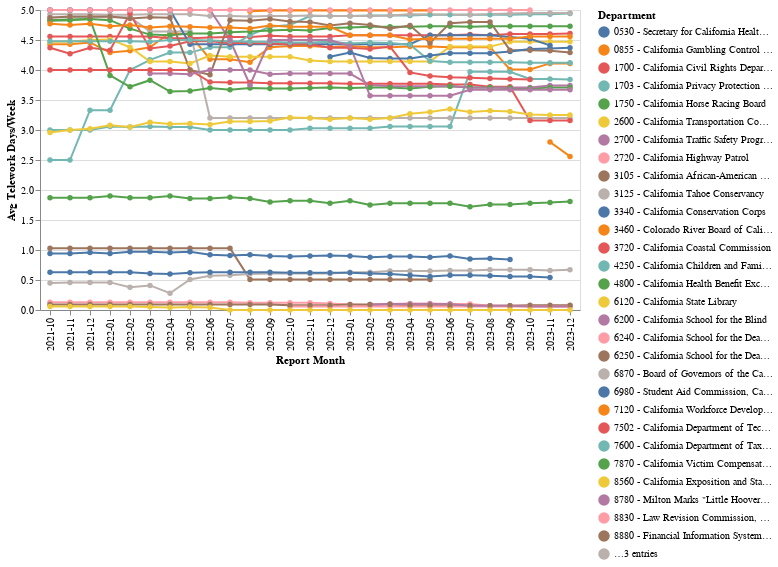

The notebook cell this image was saved under:
### Code cell
make_line(
    telework_day_tr[telework_day_tr["Department"].str.contains("California")], 
    x_col="Report Month", 
    y_col="Avg Telework Days/Week", 
    color="Department"
)

### Figure 1 — Vega-Lite specification as saved in the notebook (floating-point values rounded to 4 significant figures; data arrays with more than 128 entries replaced by an {"elided": "..."} marker saying what was removed)
{"config": {"view": {"continuousWidth": 300, "continuousHeight": 300}}, "data": {"name": "data-489ce30ca8e106145042d2ed142cb626"}, "mark": {"type": "line", "point": true}, "encoding": {"color": {"field": "Department", "type": "nominal"}, "tooltip": [{"field": "Report Month", "type": "nominal"}, {"field": "Avg Telework Days/Week", "type": "quantitative"}], "x": {"field": "Report Month", "type": "nominal"}, "y": {"field": "Avg Telework Days/Week", "type": "quantitative"}}, "$schema": "https://vega.github.io/schema/vega-lite/v5.15.1.json", "datasets": {"data-489ce30ca8e106145042d2ed142cb626": {"elided": "754 records"}}}
